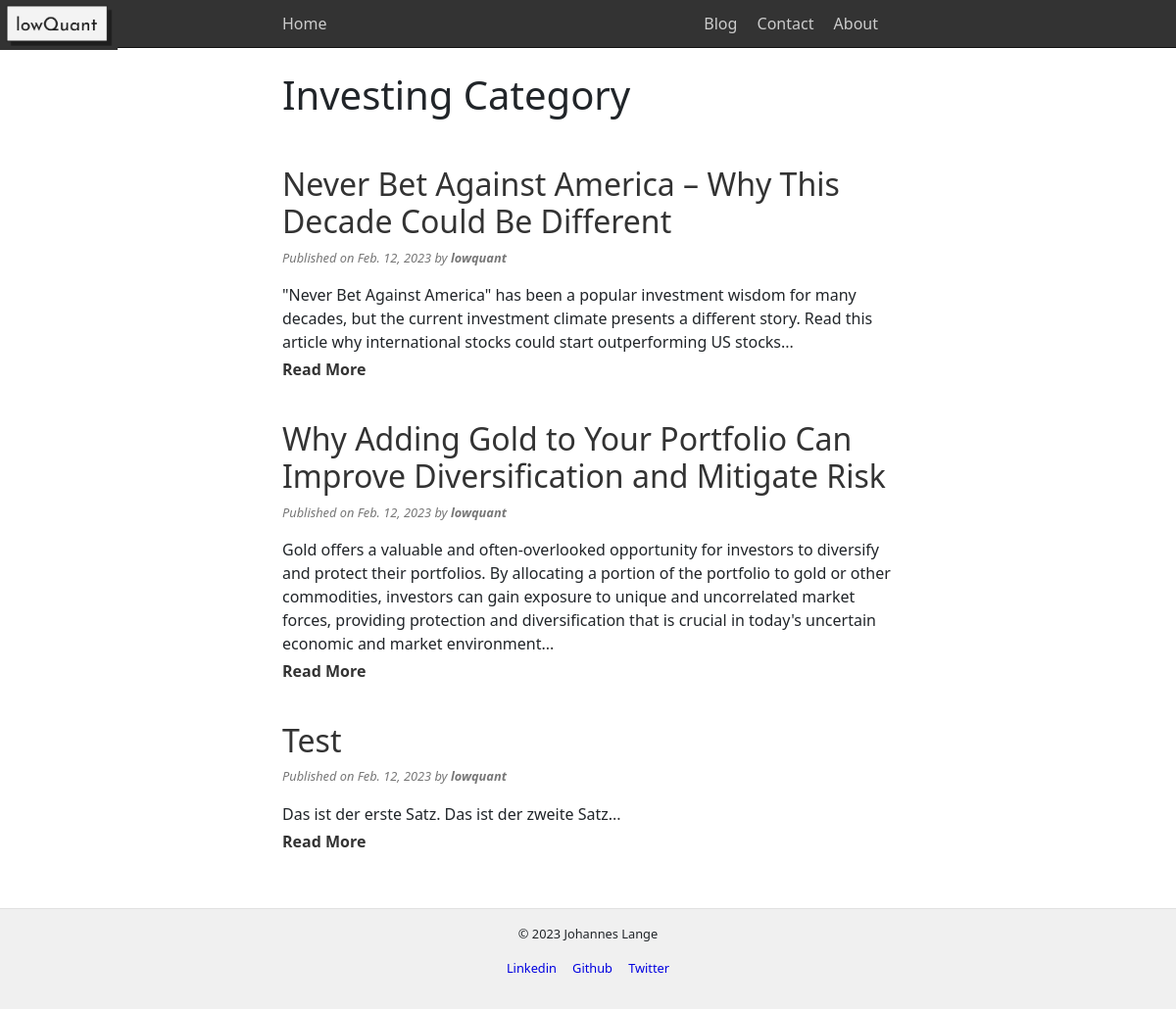
Screenshot of /blog/category/Investing/ with the database file from the repository.
### myblog/models.py (models this page shows, shortened)
class Post(models.Model):
    title = models.CharField(max_length=255)
    tags = models.CharField(max_length=255) #, default="Algo Trading & Investment Blog")
    author = models.ForeignKey(User, on_delete=models.CASCADE)
    body = RichTextField(blank=True,null=True)
    summary = models.TextField(blank=True)
    post_date = models.DateField(auto_now_add=True)
    category = models.CharField(max_length=255, default='Investing')

### myblog/views.py (the view)
# urls.py: path('blog/category/<str:cat>/',views.CategoryView, name='category'),
def CategoryView(request,cat):
    category_posts = Post.objects.filter(category=cat)
    return render(request, 'blog/category.html', {'cat':cat.title(),'category_posts':category_posts})

### myblog/templates/blog/category.html
{% extends 'base.html' %}
{% block content %}
<main>
    <h1>{{ cat }} Category</h1><br>
{% for post in category_posts %}
    <article>
        <h2><a href="{% url 'article-detail' post.pk %}">{{ post.title }}</a></h2>
        {% if user.is_authenticated %}
        <p class="meta">Published on {{ post.post_date}} by <b>{{ post.author }}</b> -
            <small><a class="more" href="{% url 'update-post' post.pk %}">Edit</a> </small> -
            <small><a class="more" href="{% url 'delete-post' post.pk %}">Delete</a> </small>
        </p>
        {% else %}
        <p class="meta">Published on {{ post.post_date}} by <b>{{ post.author }}</b></p>
        {% endif %}
        <p class="summary">{{ post.summary | safe}}<a class="more" href="{% url 'article-detail' post.pk %}">..</a>
        </p>
        <div>
        <a class="more" href="{% url 'article-detail' post.pk %}">Read More</a>
        </div>
        <br>
    </article>
{% endfor %}
</main>
{% endblock %}

### myblog/static/css/style.css (style rules this page uses)
body { margin: 0; line-height: 1.5em; color: #333333; font-family: helvetica, arial, sans-serif; }
h1, h2, h3, h4, h5, h6 { margin-bottom: 0; line-height: 1.2em; margin-top: 1em; }
a:link, a:visited { color: #0000e0; text-decoration: none }
nav section, header section, main, footer section { max-width: 40em; margin-left: auto; margin-right: auto; padding: 0 0.5em; }
article { margin-top: 1em; margin-bottom: 1em; }
article h2 a:link, article h2 a:visited, article h1 a:link, article h1 a:visited, .more:link, .more:visited { color: #333333; }
p.meta { margin-top: 0; font-size: 0.8em; color: #777777; font-style: italic; }
p.summary { margin-top: 0.25em; margin-bottom: 0.25em; }
div .more { margin-top: 0; font-weight: bold; }

### rows the page displays
Post: title "Never Bet Against America – Why This Decade Could Be Different", post_date "Feb. 12, 2023", author "lowquant", summary "\"Never Bet Against America\" has been a popular investment wisdom for many decades, but the current investment climate presents a different story. Read this article why international stocks could start outperforming US stocks."
Post: title "Why Adding Gold to Your Portfolio Can Improve Diversification and Mitigate Risk", post_date "Feb. 12, 2023", author "lowquant", summary "Gold offers a valuable and often-overlooked opportunity for investors to diversify and protect their portfolios. By allocating a portion of the portfolio to gold or other commodities, investors can gain exposure to unique and uncorrelated market forces, providing protection and diversification that is crucial in today's uncertain economic and market environment."
Post: title "Test", post_date "Feb. 12, 2023", author "lowquant", summary "Das ist der erste Satz. Das ist der zweite Satz."

### other values shown
{{ cat }} "Investing"
